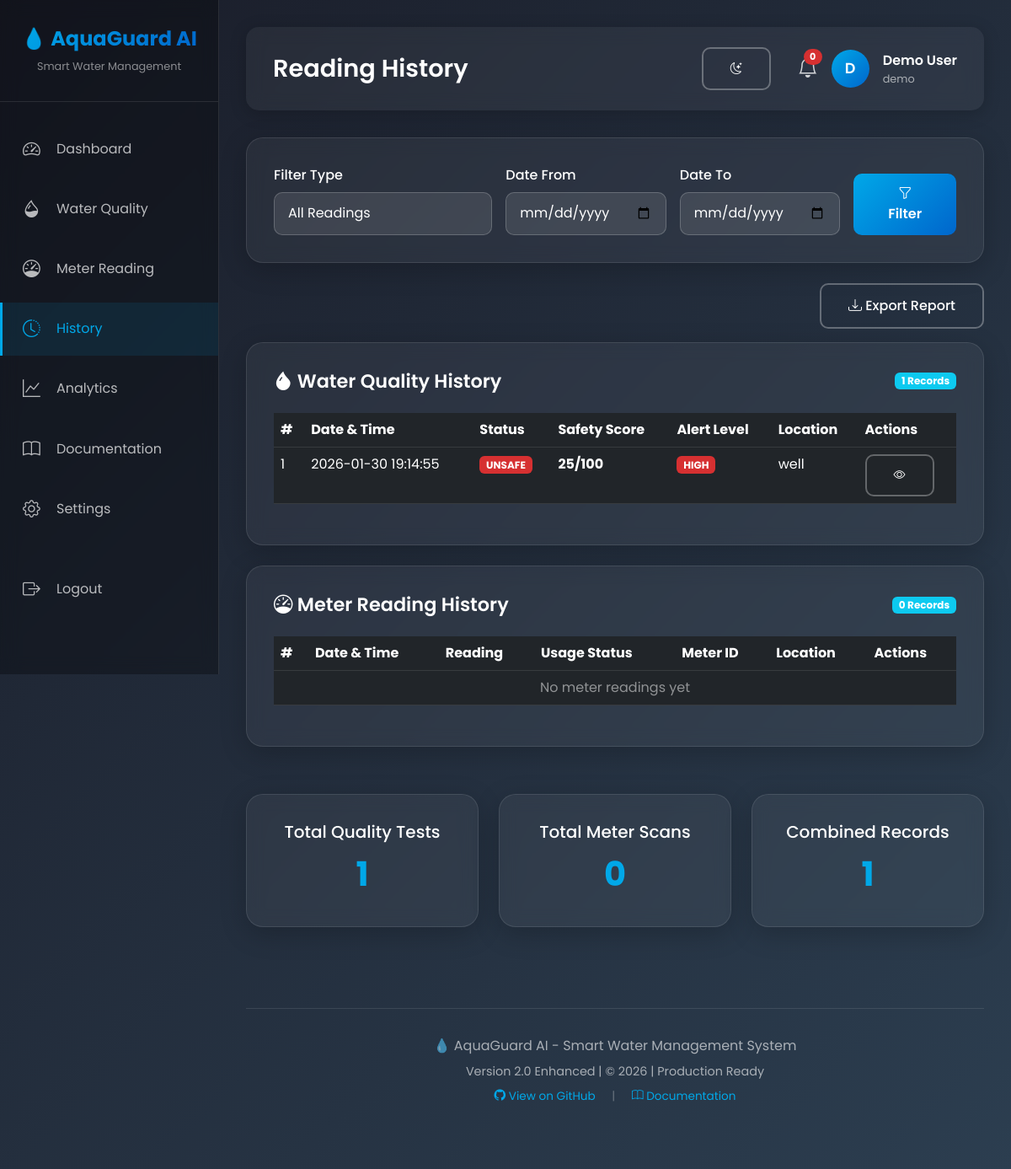
Page /history (signed in) on the earlier database version.
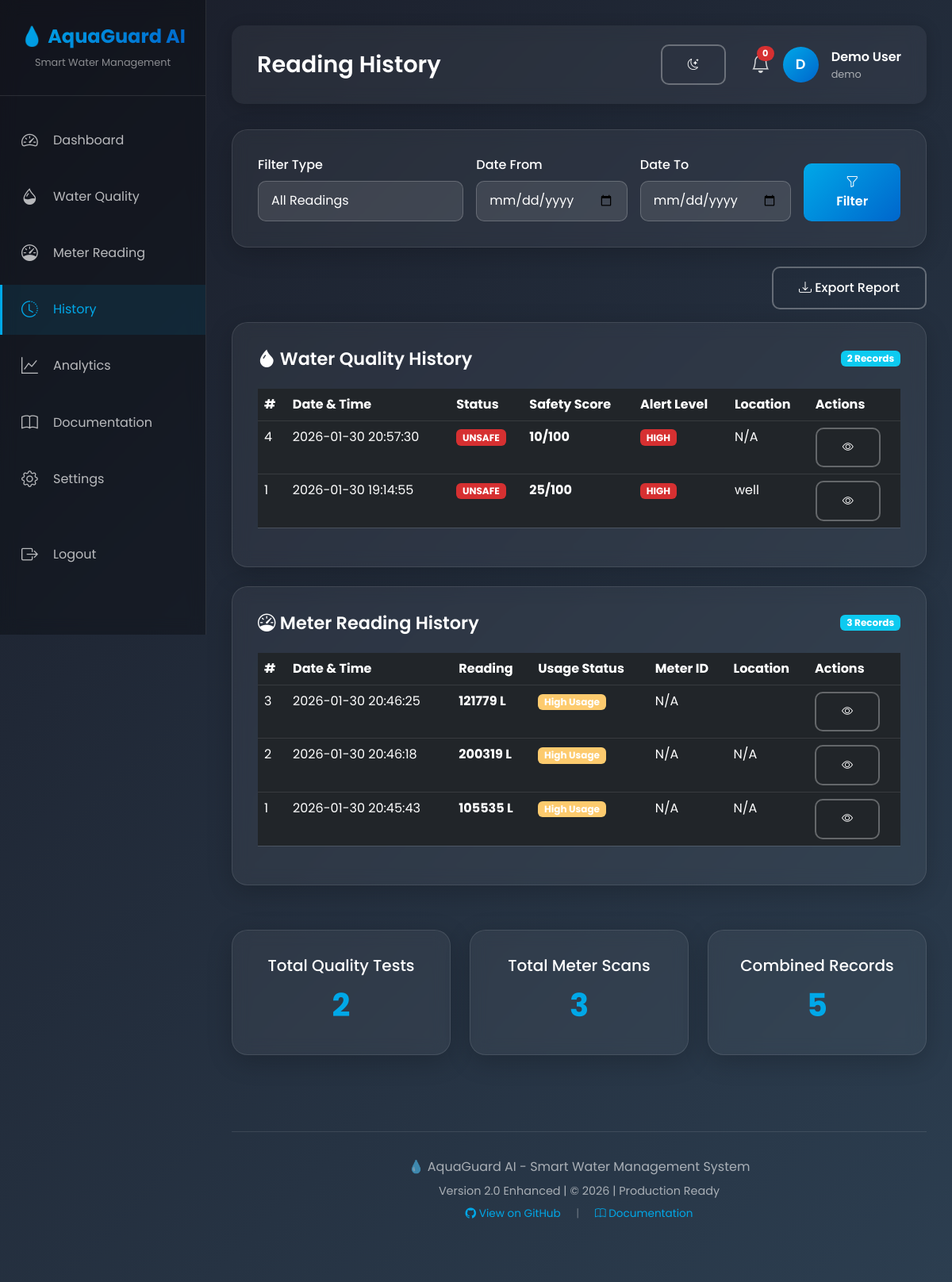
Same page on the later database version.
### tables this page shows
CREATE TABLE quality_readings (
            id INTEGER PRIMARY KEY AUTOINCREMENT,
            user_id INTEGER,
            timestamp TIMESTAMP DEFAULT CURRENT_TIMESTAMP,
            safety_status TEXT NOT NULL,
            safety_score INTEGER NOT NULL,
            mean_hue REAL,
            mean_saturation REAL,
            mean_value REAL,
            texture_score REAL,
            alert_level TEXT,
            image_path TEXT,
            location TEXT,
            notes TEXT,
            FOREIGN KEY (user_id) REFERENCES users(id)
        );

CREATE TABLE meter_readings (
            id INTEGER PRIMARY KEY AUTOINCREMENT,
            user_id INTEGER,
            timestamp TIMESTAMP DEFAULT CURRENT_TIMESTAMP,
            reading_value INTEGER NOT NULL,
            is_high_usage BOOLEAN,
            monthly_usage INTEGER,
            conservation_tip TEXT,
            image_path TEXT,
            meter_id TEXT,
            location TEXT,
            FOREIGN KEY (user_id) REFERENCES users(id)
        );

### backend/app_enhanced.py (the view)
@app.route('/history')
def history_page():
    if 'user_id' not in session:
        return redirect(url_for('login'))
    quality_history = get_recent_readings(session['user_id'], limit=50, reading_type='quality')
    meter_history = get_recent_readings(session['user_id'], limit=50, reading_type='meter')
    return render_template('history.html',
                         user=session,
                         quality_history=quality_history,
                         meter_history=meter_history)

### templates/history.html (shortened to what this page needs)
{% extends "base.html" %}
{% block page_title %}Reading History{% endblock %}
{% block content %}
<div class="glass-card mb-4">
    <div class="row g-3 align-items-end">
        <div class="col-md-4">
            <label class="form-label">Filter Type</label>
            <select class="form-select" id="filterType">
                <option value="all">All Readings</option>
            </select>
        </div>
        <div class="col-md-3">
            <label class="form-label">Date From</label>
            <input type="date" class="form-control" id="dateFrom">
        </div>
        <div class="col-md-3">
            <label class="form-label">Date To</label>
            <input type="date" class="form-control" id="dateTo">
        </div>
        <div class="col-md-2">
            <button class="btn btn-gradient w-100" onclick="applyFilters()">
                <i class="bi bi-funnel"></i> Filter
            </button>
        </div>
    </div>
</div>
<div class="text-end mb-3">
    <a href="/api/export_report?type=csv" class="btn btn-outline-light">
        <i class="bi bi-download"></i> Export Report
    </a>
</div>
<div class="glass-card mb-4" id="qualityHistorySection">
    <div class="card-header-custom">
        <h3><i class="bi bi-droplet-fill"></i> Water Quality History</h3>
        <span class="badge bg-info">{{ quality_history|length }} Records</span>
    </div>
    <div class="table-responsive">
        <table class="table table-dark">
            <thead>
                <tr>
                    <th>#</th>
                    <th>Date & Time</th>
                    <th>Status</th>
                    <th>Safety Score</th>
                    <th>Alert Level</th>
                    <th>Location</th>
                    <th>Actions</th>
                </tr>
            </thead>
            <tbody>
                {% if quality_history %}
                    {% for reading in quality_history %}
                    <tr>
                        <td>{{ reading.id }}</td>
                        <td>{{ reading.timestamp }}</td>
                        <td>
                            {% if reading.safety_status == 'SAFE' %}
                            <span class="badge badge-success">{{ reading.safety_status }}</span>
                            {% else %}
                            <span class="badge badge-danger">{{ reading.safety_status }}</span>
                            {% endif %}
                        </td>
                        <td><strong>{{ reading.safety_score }}/100</strong></td>
                        <td>
                            {% if reading.alert_level == 'HIGH' %}
                            <span class="badge badge-danger">HIGH</span>
                            {% elif reading.alert_level == 'MEDIUM' %}
                            <span class="badge badge-warning">MEDIUM</span>
                            {% else %}
                            <span class="badge badge-success">NONE</span>
                            {% endif %}
                        </td>
                        <td>{{ reading.location or 'N/A' }}</td>
                        <td>
                            <button class="btn btn-sm btn-outline-light" onclick="viewDetails('quality', {{ reading.id }})">
                                <i class="bi bi-eye"></i>
                            </button>
                        </td>
                    </tr>
                    {% endfor %}
                {% else %}
                    <tr>
                        <td colspan="7" class="text-center" style="color: rgba(255,255,255,0.5);">
                            No water quality readings yet
                        </td>
                    </tr>
                {% endif %}
            </tbody>
        </table>
    </div>
</div>
<div class="glass-card" id="meterHistorySection">
    <div class="card-header-custom">
        <h3><i class="bi bi-speedometer"></i> Meter Reading History</h3>
        <span class="badge bg-info">{{ meter_history|length }} Records</span>
    </div>
    <div class="table-responsive">
        <table class="table table-dark">
            <thead>
                <tr>
                    <th>#</th>
                    <th>Date & Time</th>
                    <th>Reading</th>
                    <th>Usage Status</th>
                    <th>Meter ID</th>
                    <th>Location</th>
                    <th>Actions</th>
                </tr>
            </thead>
            <tbody>
                {% if meter_history %}
                    {% for reading in meter_history %}
                    <tr>
                        <td>{{ reading.id }}</td>
                        <td>{{ reading.timestamp }}</td>
                        <td><strong>{{ reading.reading_value }} L</strong></td>
                        <td>
                            {% if reading.is_high_usage %}
                            <span class="badge badge-warning">High Usage</span>
                            {% else %}
                            <span class="badge badge-success">Normal</span>
                            {% endif %}
                        </td>
                        <td>{{ reading.meter_id or 'N/A' }}</td>
                        <td>{{ reading.location or 'N/A' }}</td>
                        <td>
                            <button class="btn btn-sm btn-outline-light" onclick="viewDetails('meter', {{ reading.id }})">
                                <i class="bi bi-eye"></i>
                            </button>
                        </td>
                    </tr>
                    {% endfor %}
                {% else %}
                    <tr>
                        <td colspan="7" class="text-center" style="color: rgba(255,255,255,0.5);">
                            No meter readings yet
                        </td>
                    </tr>
                {% endif %}
            </tbody>
        </table>
    </div>
</div>
<div class="row g-4 mt-2">
    <div class="col-md-4">
        <div class="glass-card text-center">
            <h5>Total Quality Tests</h5>
            <div style="font-size: 2.5rem; font-weight: 700; color: #00a8e8;">{{ quality_history|length }}</div>
        </div>
    </div>
    <div class="col-md-4">
        <div class="glass-card text-center">
            <h5>Total Meter Scans</h5>
            <div style="font-size: 2.5rem; font-weight: 700; color: #00a8e8;">{{ meter_history|length }}</div>
        </div>
    </div>
    <div class="col-md-4">
        <div class="glass-card text-center">
            <h5>Combined Records</h5>
            <div style="font-size: 2.5rem; font-weight: 700; color: #00a8e8;">{{ quality_history|length + meter_history|length }}</div>
        </div>
    </div>
</div>
{% endblock %}

### templates/base.html (shortened to what this page needs)
<!DOCTYPE html>
<html lang="en">
<head>
    <link href="https://cdn.jsdelivr.net/npm/bootstrap@5.3.0/dist/css/bootstrap.min.css" rel="stylesheet">
    <link rel="stylesheet" href="https://cdn.jsdelivr.net/npm/bootstrap-icons@1.11.0/font/bootstrap-icons.css">
</head>
<body>
    <div class="sidebar">
        <div class="sidebar-logo">
            <h2>💧 AquaGuard AI</h2>
            <p style="font-size: 0.8rem; color: rgba(255,255,255,0.5); margin: 0;">Smart Water Management</p>
        </div>
        <ul class="sidebar-menu">
            <li>
                <a href="/dashboard" class="{% if request.endpoint == 'dashboard' %}active{% endif %}">
                    <i class="bi bi-speedometer2"></i>
                    <span>Dashboard</span>
                </a>
            </li>
            <li>
                <a href="/quality" class="{% if request.endpoint == 'quality_page' %}active{% endif %}">
                    <i class="bi bi-droplet-half"></i>
                    <span>Water Quality</span>
                </a>
            </li>
            <li>
                <a href="/meter" class="{% if request.endpoint == 'meter_page' %}active{% endif %}">
                    <i class="bi bi-speedometer"></i>
                    <span>Meter Reading</span>
                </a>
            </li>
            <li>
                <a href="/history" class="{% if request.endpoint == 'history_page' %}active{% endif %}">
                    <i class="bi bi-clock-history"></i>
                    <span>History</span>
                </a>
            </li>
            <li>
                <a href="/analytics" class="{% if request.endpoint == 'analytics_page' %}active{% endif %}">
                    <i class="bi bi-graph-up"></i>
                    <span>Analytics</span>
                </a>
            </li>
            <li>
                <a href="/documentation" class="{% if request.endpoint == 'documentation_page' %}active{% endif %}">
                    <i class="bi bi-book"></i>
                    <span>Documentation</span>
                </a>
            </li>
            <li>
                <a href="/settings" class="{% if request.endpoint == 'settings_page' %}active{% endif %}">
                    <i class="bi bi-gear"></i>
                    <span>Settings</span>
                </a>
            </li>
            <li style="margin-top: 2rem;">
                <a href="/logout">
                    <i class="bi bi-box-arrow-right"></i>
                    <span>Logout</span>
                </a>
            </li>
        </ul>
    </div>
    <div class="main-content">
        <div class="top-bar">
            <h1>{% block page_title %}Dashboard{% endblock %}</h1>
            <div class="user-info">
                <button class="btn btn-sm btn-outline-light me-3" onclick="toggleTheme()" title="Toggle Theme">
                    <i class="bi bi-moon-stars" id="themeIcon"></i>
                </button>
                <div class="notification-badge" onclick="window.location.href='/dashboard#alerts'">
                    <i class="bi bi-bell"></i>
                    <span class="badge rounded-pill" id="alertCount">0</span>
                </div>
                <div class="user-avatar">
                    {{ user.full_name[0] if user else 'U' }}
                </div>
                <div>
                    <div style="font-weight: 600;">{{ user.full_name if user else 'User' }}</div>
                    <div style="font-size: 0.8rem; color: rgba(255,255,255,0.6);">{{ user.username if user else '' }}</div>
                </div>
            </div>
        </div>
        {% block content %}{% endblock %}
        <footer style="margin-top: 4rem; padding: 2rem 0; border-top: 1px solid rgba(255,255,255,0.1); text-align: center; color: rgba(255,255,255,0.6);">
            <p style="margin-bottom: 0.5rem;">
                💧 AquaGuard AI - Smart Water Management System
            </p>
            <p style="font-size: 0.9rem; margin-bottom: 0.5rem;">
                Version 2.0 Enhanced | © 2026 | Production Ready
            </p>
            <p style="font-size: 0.85rem;">
                <a href="https://github.com/vharinivdm/waterqualitydetector" target="_blank" style="color: #00a8e8; text-decoration: none;">
                    <i class="bi bi-github"></i> View on GitHub
                </a>
                <span style="margin: 0 1rem; color: rgba(255,255,255,0.3);">|</span>
                <a href="/documentation" style="color: #00a8e8; text-decoration: none;">
                    <i class="bi bi-book"></i> Documentation
                </a>
            </p>
        </footer>
    </div>
</body>
</html>

Differences in the rows shown:
added quality_readings: id "4", timestamp "2026-01-30 20:57:30", safety_status "UNSAFE", safety_score "10", alert_level "HIGH", location "N/A"
added meter_readings: id "3", timestamp "2026-01-30 20:46:25", reading_value "121779", is_high_usage "High Usage", meter "N/A"
added meter_readings: id "2", timestamp "2026-01-30 20:46:18", reading_value "200319", is_high_usage "High Usage", meter "N/A", location "N/A"
added meter_readings: id "1", timestamp "2026-01-30 20:45:43", reading_value "105535", is_high_usage "High Usage", meter "N/A", location "N/A"
Other differences:
{{ quality_history|length }}: "1" → "2"
{{ meter_history|length }}: "0" → "3"
{{ quality_history|length + meter_history|length }}: "1" → "5"
text no longer shown: "No meter readings yet"
